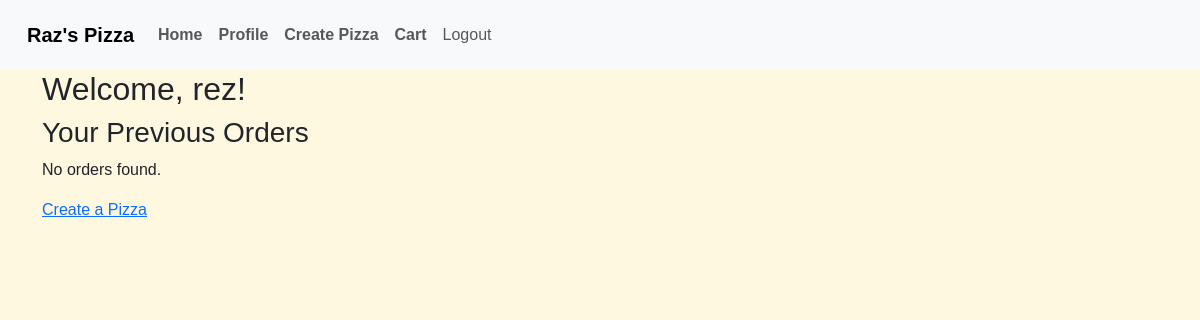
The page /profile/ (signed in) on the database as committed earlier.
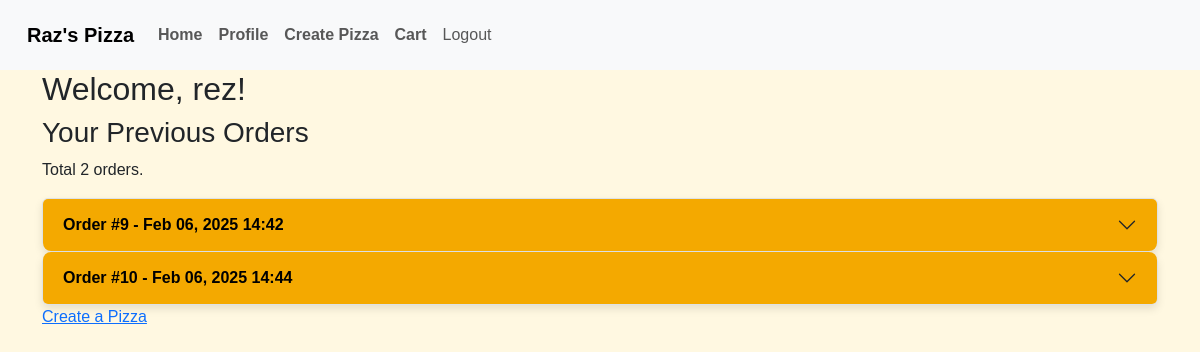
The same page on the database as committed later.
### mainapp/models.py (models this page shows, shortened)
class Order(models.Model):
    user = models.ForeignKey(User, on_delete=models.CASCADE, related_name="orders", help_text="The user who placed the order")
    customer_name = models.CharField(max_length=100, help_text="The customer's name")
    address = models.CharField(max_length=200, help_text="The delivery address")
    card_number = models.CharField(max_length=16, help_text="Credit card number")
    card_expiry_month = models.CharField(max_length=2, help_text="Card expiry month")
    card_expiry_year = models.CharField(max_length=4, help_text="Card expiry year")
    card_cvv = models.CharField(max_length=3, help_text="Card CVV code")
    order_date = models.DateTimeField(auto_now_add=True, help_text="Date and time when the order was placed")

### mainapp/views.py (the view)
# urls.py: path("profile/", views.profile, name="profile"),
@login_required
def profile(request):
    user = request.user
    orders = user.orders.all()
    return render(request, "profile.html", {"user": user, "orders": orders})

### mainapp/models.py (called while the page is built)
    def __str__(self):
        return self.name

    def __str__(self):
        return self.name

    def __str__(self):
        return self.name

    def __str__(self):
        return self.name

    def __str__(self):
        return self.name

    def __str__(self):
        return f"{self.size} pizza with {self.crust} crust"

### mainapp/templates/profile.html (shortened to what this page needs)
{% extends "base.html" %}
{% block content %}
<div class="container">
    {% if user.is_authenticated %}
    <h2>Welcome, {{ user.username }}!</h2>
    <h3>Your Previous Orders</h3>
    {% if orders %}
      <p>Total {{ orders|length }} orders.</p>
    {% else %}
        <p>No orders found.</p>
    {% endif %}
    <div class="accordion" id="orderAccordion">
      {% for order in orders %}
      <div class="accordion-item">
        <h2 class="accordion-header" id="heading{{ order.id }}">
          <button class="accordion-button collapsed" type="button" data-bs-toggle="collapse" data-bs-target="#collapse{{ order.id }}" aria-expanded="false" aria-controls="collapse{{ order.id }}">
             Order #{{ order.id }} - {{ order.order_date|date:"M d, Y H:i" }}
          </button>
        </h2>
      </div>
      {% endfor %}
    </div>
    <a href="{% url 'create_pizza' %}">Create a Pizza</a>
    {% else %}
    <p>Please log in.</p>
    {% endif %}
</div>
{% endblock %}

### mainapp/templates/base.html (shortened to what this page needs)
<!DOCTYPE html>
<html lang="en">
    <head>
        <link href="https://cdn.jsdelivr.net/npm/bootstrap@5.3.0/dist/css/bootstrap.min.css" rel="stylesheet">
        {% load static %}
        <link rel="stylesheet" href="{% static 'styles.css' %}">
    </head>
    <body>
        <nav class="navbar navbar-expand-lg bg-body-tertiary">
            <div class="container-fluid">
                <a class="navbar-brand" href="/">Raz's Pizza</a>
                <div class="collapse navbar-collapse" id="navbarContent">
                    <ul class="navbar-nav mr-auto">
                        <li class="nav-item">
                            <a class="nav-link" href="/">Home</a>
                        </li>
                        <li class="nav-item">
                            <a class="nav-link" href="{% url 'profile' %}">Profile</a>
                        </li>
                        <li class="nav-item">
                            <a class="nav-link" href="{% url 'create_pizza' %}">Create Pizza</a>
                        </li>
                        {% if user.is_authenticated %}
                            <li class="nav-item">
                                <a class="nav-link" href="{% url 'view_cart' %}">Cart</a>
                            </li>
                            <form id="logout-form" action="{% url 'logout' %}" method="post">
                                <li class="nav-item">
                                    <button type="submit" class="btn btn-link nav-link">
                                        Logout
                                    </button>
                                </li>
                            </form>
                        {% endif %}
                    </ul>
                </div>
            </div>
        </nav>
        {% block content %}
        {% endblock %}
    </body>
</html>

### mainapp/static/styles.css (style rules this page uses)
body { background-color: #FFF8E1; font-family: 'Poppins', sans-serif; }
.navbar { background-color: #E63946; padding: 15px; }
.navbar a { font-weight: bold; }
.accordion-item { border-radius: 10px; box-shadow: 0 4px 8px rgba(0, 0, 0, 0.1); background: linear-gradient(to right, #FFF5E1, white); }
.accordion-button { background-color: #F4A900; color: black; font-weight: 600; border-radius: 8px; }

Rows that differ between the two databases and show on the page:
added Order: id "9", order_date "Feb 06, 2025 14:42"
added Order: id "10", order_date "Feb 06, 2025 14:44"
Other text that changed with them:
{{ orders|length }}: (not shown) → "2"
text no longer shown: "No orders found."
text now shown: "Total orders."
